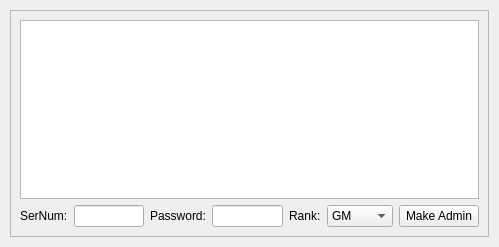
<?xml version="1.0" encoding="UTF-8"?>
<ui version="4.0">
 <class>Dialog</class>
 <widget class="QDialog" name="Dialog">
  <property name="geometry">
   <rect>
    <x>0</x>
    <y>0</y>
    <width>499</width>
    <height>247</height>
   </rect>
  </property>
  <property name="windowTitle">
   <string>Remote Admins:</string>
  </property>
  <layout class="QGridLayout" name="gridLayout">
   <property name="leftMargin">
    <number>10</number>
   </property>
   <property name="topMargin">
    <number>10</number>
   </property>
   <property name="rightMargin">
    <number>10</number>
   </property>
   <property name="bottomMargin">
    <number>10</number>
   </property>
   <property name="spacing">
    <number>5</number>
   </property>
   <item row="0" column="0">
    <widget class="QFrame" name="frame">
     <property name="frameShape">
      <enum>QFrame::StyledPanel</enum>
     </property>
     <property name="frameShadow">
      <enum>QFrame::Raised</enum>
     </property>
     <layout class="QGridLayout" name="gridLayout_2">
      <item row="0" column="0" colspan="8">
       <widget class="QTableView" name="adminTable">
        <property name="contextMenuPolicy">
         <enum>Qt::CustomContextMenu</enum>
        </property>
        <property name="editTriggers">
         <set>QAbstractItemView::NoEditTriggers</set>
        </property>
        <property name="selectionMode">
         <enum>QAbstractItemView::SingleSelection</enum>
        </property>
        <property name="selectionBehavior">
         <enum>QAbstractItemView::SelectRows</enum>
        </property>
        <property name="verticalScrollMode">
         <enum>QAbstractItemView::ScrollPerPixel</enum>
        </property>
        <property name="horizontalScrollMode">
         <enum>QAbstractItemView::ScrollPerPixel</enum>
        </property>
        <property name="sortingEnabled">
         <bool>true</bool>
        </property>
        <property name="cornerButtonEnabled">
         <bool>false</bool>
        </property>
        <attribute name="horizontalHeaderMinimumSectionSize">
         <number>50</number>
        </attribute>
        <attribute name="horizontalHeaderStretchLastSection">
         <bool>true</bool>
        </attribute>
        <attribute name="verticalHeaderVisible">
         <bool>false</bool>
        </attribute>
        <attribute name="verticalHeaderMinimumSectionSize">
         <number>30</number>
        </attribute>
       </widget>
      </item>
      <item row="1" column="3">
       <widget class="QLineEdit" name="adminPwd"/>
      </item>
      <item row="1" column="0">
       <widget class="QLabel" name="label">
        <property name="sizePolicy">
         <sizepolicy hsizetype="Fixed" vsizetype="Fixed">
          <horstretch>0</horstretch>
          <verstretch>0</verstretch>
         </sizepolicy>
        </property>
        <property name="text">
         <string>SerNum:</string>
        </property>
       </widget>
      </item>
      <item row="1" column="2">
       <widget class="QLabel" name="label_2">
        <property name="sizePolicy">
         <sizepolicy hsizetype="Fixed" vsizetype="Fixed">
          <horstretch>0</horstretch>
          <verstretch>0</verstretch>
         </sizepolicy>
        </property>
        <property name="text">
         <string>Password:</string>
        </property>
       </widget>
      </item>
      <item row="1" column="1">
       <widget class="QLineEdit" name="adminSerNum"/>
      </item>
      <item row="1" column="4">
       <widget class="QLabel" name="label_3">
        <property name="sizePolicy">
         <sizepolicy hsizetype="Fixed" vsizetype="Fixed">
          <horstretch>0</horstretch>
          <verstretch>0</verstretch>
         </sizepolicy>
        </property>
        <property name="text">
         <string>Rank:</string>
        </property>
       </widget>
      </item>
      <item row="1" column="5">
       <widget class="QComboBox" name="comboBox">
        <item>
         <property name="text">
          <string>GM</string>
         </property>
        </item>
        <item>
         <property name="text">
          <string>Co-Ad</string>
         </property>
        </item>
        <item>
         <property name="text">
          <string>Admin</string>
         </property>
        </item>
        <item>
         <property name="text">
          <string>Owner</string>
         </property>
        </item>
       </widget>
      </item>
      <item row="1" column="6" colspan="2">
       <widget class="QPushButton" name="makeAdmin">
        <property name="text">
         <string>Make Admin</string>
        </property>
        <property name="autoDefault">
         <bool>false</bool>
        </property>
       </widget>
      </item>
     </layout>
    </widget>
   </item>
  </layout>
  <action name="actionRevokeAdmin">
   <property name="text">
    <string>Revoke Admin</string>
   </property>
  </action>
  <action name="actionChangeRank">
   <property name="text">
    <string>Change Rank</string>
   </property>
  </action>
  <action name="actionGameMaster">
   <property name="text">
    <string>Game Master</string>
   </property>
  </action>
  <action name="actionCoAdmin">
   <property name="text">
    <string>Co-Admin</string>
   </property>
  </action>
  <action name="actionAdmin">
   <property name="text">
    <string>Admin</string>
   </property>
  </action>
  <action name="actionOwner">
   <property name="text">
    <string>Owner</string>
   </property>
  </action>
 </widget>
 <resources/>
 <connections/>
</ui>
